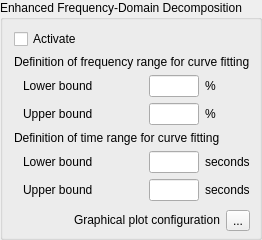
                 <widget class="QGroupBox" name="groupBox_EFDD">
                  <property name="sizePolicy">
                   <sizepolicy hsizetype="Preferred" vsizetype="Minimum">
                    <horstretch>0</horstretch>
                    <verstretch>0</verstretch>
                   </sizepolicy>
                  </property>
                  <property name="minimumSize">
                   <size>
                    <width>250</width>
                    <height>0</height>
                   </size>
                  </property>
                  <property name="title">
                   <string>Enhanced Frequency-Domain Decomposition</string>
                  </property>
                  <layout class="QVBoxLayout" name="verticalLayout_17">
                   <property name="spacing">
                    <number>6</number>
                   </property>
                   <property name="topMargin">
                    <number>9</number>
                   </property>
                   <property name="rightMargin">
                    <number>0</number>
                   </property>
                   <property name="bottomMargin">
                    <number>3</number>
                   </property>
                   <item>
                    <widget class="QCheckBox" name="checkBox_activate_EFDD">
                     <property name="text">
                      <string>Activate</string>
                     </property>
                    </widget>
                   </item>
                   <item>
                    <widget class="QLabel" name="label_curveFittingFrequency_EFDD">
                     <property name="sizePolicy">
                      <sizepolicy hsizetype="Fixed" vsizetype="Fixed">
                       <horstretch>0</horstretch>
                       <verstretch>0</verstretch>
                      </sizepolicy>
                     </property>
                     <property name="minimumSize">
                      <size>
                       <width>120</width>
                       <height>0</height>
                      </size>
                     </property>
                     <property name="toolTip">
                      <string/>
                     </property>
                     <property name="toolTipDuration">
                      <number>0</number>
                     </property>
                     <property name="text">
                      <string>Definition of frequency range for curve fitting</string>
                     </property>
                     <property name="alignment">
                      <set>Qt::AlignJustify|Qt::AlignVCenter</set>
                     </property>
                    </widget>
                   </item>
                   <item>
                    <widget class="QWidget" name="widget_curveFittingFrequencyLowerBound_EFDD" native="true">
                     <property name="sizePolicy">
                      <sizepolicy hsizetype="Fixed" vsizetype="Fixed">
                       <horstretch>0</horstretch>
                       <verstretch>0</verstretch>
                      </sizepolicy>
                     </property>
                     <property name="minimumSize">
                      <size>
                       <width>100</width>
                       <height>0</height>
                      </size>
                     </property>
                     <layout class="QHBoxLayout" name="horizontalLayout_26">
                      <property name="topMargin">
                       <number>0</number>
                      </property>
                      <property name="bottomMargin">
                       <number>0</number>
                      </property>
                      <item>
                       <widget class="QLabel" name="label_curveFittingFrequencyLowerBound_EFDD">
                        <property name="sizePolicy">
                         <sizepolicy hsizetype="Fixed" vsizetype="Fixed">
                          <horstretch>0</horstretch>
                          <verstretch>0</verstretch>
                         </sizepolicy>
                        </property>
                        <property name="minimumSize">
                         <size>
                          <width>120</width>
                          <height>0</height>
                         </size>
                        </property>
                        <property name="toolTip">
                         <string/>
                        </property>
                        <property name="toolTipDuration">
                         <number>0</number>
                        </property>
                        <property name="text">
                         <string>Lower bound</string>
                        </property>
                        <property name="alignment">
                         <set>Qt::AlignJustify|Qt::AlignVCenter</set>
                        </property>
                       </widget>
                      </item>
                      <item alignment="Qt::AlignLeft">
                       <widget class="QLineEdit" name="lineEdit_curveFittingFrequencyLowerBound_EFDD">
                        <property name="enabled">
                         <bool>true</bool>
                        </property>
                        <property name="sizePolicy">
                         <sizepolicy hsizetype="Fixed" vsizetype="Fixed">
                          <horstretch>0</horstretch>
                          <verstretch>0</verstretch>
                         </sizepolicy>
                        </property>
                        <property name="minimumSize">
                         <size>
                          <width>30</width>
                          <height>0</height>
                         </size>
                        </property>
                        <property name="maximumSize">
                         <size>
                          <width>50</width>
                          <height>16777215</height>
                         </size>
                        </property>
                        <property name="toolTip">
                         <string>&lt;html&gt;&lt;head/&gt;&lt;body&gt;&lt;p&gt;Specified in % of the peak frequency&lt;/p&gt;&lt;/body&gt;&lt;/html&gt;</string>
                        </property>
                        <property name="maxLength">
                         <number>8</number>
                        </property>
                       </widget>
                      </item>
                      <item alignment="Qt::AlignLeft">
                       <widget class="QLabel" name="label_curveFittingFrequencyLowerBoundUnits_EFDD">
                        <property name="sizePolicy">
                         <sizepolicy hsizetype="Fixed" vsizetype="Fixed">
                          <horstretch>0</horstretch>
                          <verstretch>0</verstretch>
                         </sizepolicy>
                        </property>
                        <property name="minimumSize">
                         <size>
                          <width>20</width>
                          <height>0</height>
                         </size>
                        </property>
                        <property name="text">
                         <string>%</string>
                        </property>
                       </widget>
                      </item>
                     </layout>
                    </widget>
                   </item>
                   <item>
                    <widget class="QWidget" name="widget_curveFittingFrequencyUpperBound_EFDD" native="true">
                     <property name="sizePolicy">
                      <sizepolicy hsizetype="Fixed" vsizetype="Fixed">
                       <horstretch>0</horstretch>
                       <verstretch>0</verstretch>
                      </sizepolicy>
                     </property>
                     <property name="minimumSize">
                      <size>
                       <width>100</width>
                       <height>0</height>
                      </size>
                     </property>
                     <layout class="QHBoxLayout" name="horizontalLayout_27">
                      <property name="topMargin">
                       <number>0</number>
                      </property>
                      <property name="bottomMargin">
                       <number>0</number>
                      </property>
                      <item>
                       <widget class="QLabel" name="label_curveFittingFrequencyUpperBound_EFDD">
                        <property name="sizePolicy">
                         <sizepolicy hsizetype="Fixed" vsizetype="Fixed">
                          <horstretch>0</horstretch>
                          <verstretch>0</verstretch>
                         </sizepolicy>
                        </property>
                        <property name="minimumSize">
                         <size>
                          <width>120</width>
                          <height>0</height>
                         </size>
                        </property>
                        <property name="text">
                         <string>Upper bound</string>
                        </property>
                        <property name="alignment">
                         <set>Qt::AlignJustify|Qt::AlignVCenter</set>
                        </property>
                       </widget>
                      </item>
                      <item alignment="Qt::AlignLeft">
                       <widget class="QLineEdit" name="lineEdit_curveFittingFrequencyUpperBound_EFDD">
                        <property name="enabled">
                         <bool>true</bool>
                        </property>
                        <property name="sizePolicy">
                         <sizepolicy hsizetype="Fixed" vsizetype="Fixed">
                          <horstretch>0</horstretch>
                          <verstretch>0</verstretch>
                         </sizepolicy>
                        </property>
                        <property name="minimumSize">
                         <size>
                          <width>30</width>
                          <height>0</height>
                         </size>
                        </property>
                        <property name="maximumSize">
                         <size>
                          <width>50</width>
                          <height>16777215</height>
                         </size>
                        </property>
                        <property name="toolTip">
                         <string>&lt;html&gt;&lt;head/&gt;&lt;body&gt;&lt;p&gt;Specified in % of the peak frequency&lt;/p&gt;&lt;/body&gt;&lt;/html&gt;</string>
                        </property>
                        <property name="maxLength">
                         <number>8</number>
                        </property>
                       </widget>
                      </item>
                      <item alignment="Qt::AlignLeft">
                       <widget class="QLabel" name="label_curveFittingFrequencyUpperBoundUnits_EFDD">
                        <property name="sizePolicy">
                         <sizepolicy hsizetype="Fixed" vsizetype="Fixed">
                          <horstretch>0</horstretch>
                          <verstretch>0</verstretch>
                         </sizepolicy>
                        </property>
                        <property name="minimumSize">
                         <size>
                          <width>20</width>
                          <height>0</height>
                         </size>
                        </property>
                        <property name="text">
                         <string>%</string>
                        </property>
                       </widget>
                      </item>
                     </layout>
                    </widget>
                   </item>
                   <item>
                    <widget class="QLabel" name="label_curveFittingTime_EFDD">
                     <property name="sizePolicy">
                      <sizepolicy hsizetype="Fixed" vsizetype="Fixed">
                       <horstretch>0</horstretch>
                       <verstretch>0</verstretch>
                      </sizepolicy>
                     </property>
                     <property name="minimumSize">
                      <size>
                       <width>120</width>
                       <height>0</height>
                      </size>
                     </property>
                     <property name="toolTip">
                      <string/>
                     </property>
                     <property name="toolTipDuration">
                      <number>0</number>
                     </property>
                     <property name="text">
                      <string>Definition of time range for curve fitting</string>
                     </property>
                     <property name="alignment">
                      <set>Qt::AlignJustify|Qt::AlignVCenter</set>
                     </property>
                    </widget>
                   </item>
                   <item>
                    <widget class="QWidget" name="widget_curveFittingTimeLowerBound_EFDD" native="true">
                     <property name="sizePolicy">
                      <sizepolicy hsizetype="Fixed" vsizetype="Fixed">
                       <horstretch>0</horstretch>
                       <verstretch>0</verstretch>
                      </sizepolicy>
                     </property>
                     <property name="minimumSize">
                      <size>
                       <width>100</width>
                       <height>0</height>
                      </size>
                     </property>
                     <layout class="QHBoxLayout" name="horizontalLayout_29">
                      <property name="topMargin">
                       <number>0</number>
                      </property>
                      <property name="bottomMargin">
                       <number>0</number>
                      </property>
                      <item>
                       <widget class="QLabel" name="label_curveFittingTimeLowerBound_EFDD">
                        <property name="sizePolicy">
                         <sizepolicy hsizetype="Fixed" vsizetype="Fixed">
                          <horstretch>0</horstretch>
                          <verstretch>0</verstretch>
                         </sizepolicy>
                        </property>
                        <property name="minimumSize">
                         <size>
                          <width>120</width>
                          <height>0</height>
                         </size>
                        </property>
                        <property name="toolTip">
                         <string/>
                        </property>
                        <property name="toolTipDuration">
                         <number>0</number>
                        </property>
                        <property name="text">
                         <string>Lower bound</string>
                        </property>
                        <property name="alignment">
                         <set>Qt::AlignJustify|Qt::AlignVCenter</set>
                        </property>
                       </widget>
                      </item>
                      <item alignment="Qt::AlignLeft">
                       <widget class="QLineEdit" name="lineEdit_curveFittingTimeLowerBound_EFDD">
                        <property name="enabled">
                         <bool>true</bool>
                        </property>
                        <property name="sizePolicy">
                         <sizepolicy hsizetype="Fixed" vsizetype="Fixed">
                          <horstretch>0</horstretch>
                          <verstretch>0</verstretch>
                         </sizepolicy>
                        </property>
                        <property name="minimumSize">
                         <size>
                          <width>30</width>
                          <height>0</height>
                         </size>
                        </property>
                        <property name="maximumSize">
                         <size>
                          <width>50</width>
                          <height>16777215</height>
                         </size>
                        </property>
                        <property name="maxLength">
                         <number>8</number>
                        </property>
                       </widget>
                      </item>
                      <item alignment="Qt::AlignLeft">
                       <widget class="QLabel" name="label_curveFittingTimeLowerBoundUnits_EFDD">
                        <property name="sizePolicy">
                         <sizepolicy hsizetype="Fixed" vsizetype="Fixed">
                          <horstretch>0</horstretch>
                          <verstretch>0</verstretch>
                         </sizepolicy>
                        </property>
                        <property name="minimumSize">
                         <size>
                          <width>20</width>
                          <height>0</height>
                         </size>
                        </property>
                        <property name="text">
                         <string>seconds</string>
                        </property>
                       </widget>
                      </item>
                     </layout>
                    </widget>
                   </item>
                   <item>
                    <widget class="QWidget" name="widget_curveFittingTimeUpperBound_EFDD" native="true">
                     <property name="sizePolicy">
                      <sizepolicy hsizetype="Fixed" vsizetype="Fixed">
                       <horstretch>0</horstretch>
                       <verstretch>0</verstretch>
                      </sizepolicy>
                     </property>
                     <property name="minimumSize">
                      <size>
                       <width>100</width>
                       <height>0</height>
                      </size>
                     </property>
                     <layout class="QHBoxLayout" name="horizontalLayout_30">
                      <property name="topMargin">
                       <number>0</number>
                      </property>
                      <property name="bottomMargin">
                       <number>0</number>
                      </property>
                      <item>
                       <widget class="QLabel" name="label_curveFittingTimeUpperBound_EFDD">
                        <property name="sizePolicy">
                         <sizepolicy hsizetype="Fixed" vsizetype="Fixed">
                          <horstretch>0</horstretch>
                          <verstretch>0</verstretch>
                         </sizepolicy>
                        </property>
                        <property name="minimumSize">
                         <size>
                          <width>120</width>
                          <height>0</height>
                         </size>
                        </property>
                        <property name="text">
                         <string>Upper bound</string>
                        </property>
                        <property name="alignment">
                         <set>Qt::AlignJustify|Qt::AlignVCenter</set>
                        </property>
                       </widget>
                      </item>
                      <item alignment="Qt::AlignLeft">
                       <widget class="QLineEdit" name="lineEdit_curveFittingTimeUpperBound_EFDD">
                        <property name="enabled">
                         <bool>true</bool>
                        </property>
                        <property name="sizePolicy">
                         <sizepolicy hsizetype="Fixed" vsizetype="Fixed">
                          <horstretch>0</horstretch>
                          <verstretch>0</verstretch>
                         </sizepolicy>
                        </property>
                        <property name="minimumSize">
                         <size>
                          <width>30</width>
                          <height>0</height>
                         </size>
                        </property>
                        <property name="maximumSize">
                         <size>
                          <width>50</width>
                          <height>16777215</height>
                         </size>
                        </property>
                        <property name="maxLength">
                         <number>8</number>
                        </property>
                       </widget>
                      </item>
                      <item alignment="Qt::AlignLeft">
                       <widget class="QLabel" name="label_curveFittingTimeUpperBoundUnits_EFDD">
                        <property name="sizePolicy">
                         <sizepolicy hsizetype="Fixed" vsizetype="Fixed">
                          <horstretch>0</horstretch>
                          <verstretch>0</verstretch>
                         </sizepolicy>
                        </property>
                        <property name="minimumSize">
                         <size>
                          <width>20</width>
                          <height>0</height>
                         </size>
                        </property>
                        <property name="text">
                         <string>seconds</string>
                        </property>
                       </widget>
                      </item>
                     </layout>
                    </widget>
                   </item>
                   <item alignment="Qt::AlignRight">
                    <widget class="QWidget" name="widget_graphicalConfig_EFDD" native="true">
                     <property name="sizePolicy">
                      <sizepolicy hsizetype="Fixed" vsizetype="Fixed">
                       <horstretch>0</horstretch>
                       <verstretch>0</verstretch>
                      </sizepolicy>
                     </property>
                     <property name="minimumSize">
                      <size>
                       <width>100</width>
                       <height>0</height>
                      </size>
                     </property>
                     <layout class="QHBoxLayout" name="horizontalLayout_47">
                      <property name="topMargin">
                       <number>3</number>
                      </property>
                      <property name="bottomMargin">
                       <number>3</number>
                      </property>
                      <item>
                       <widget class="QLabel" name="label_graphicalConfig_EFDD">
                        <property name="sizePolicy">
                         <sizepolicy hsizetype="Fixed" vsizetype="Fixed">
                          <horstretch>0</horstretch>
                          <verstretch>0</verstretch>
                         </sizepolicy>
                        </property>
                        <property name="minimumSize">
                         <size>
                          <width>120</width>
                          <height>0</height>
                         </size>
                        </property>
                        <property name="toolTip">
                         <string/>
                        </property>
                        <property name="toolTipDuration">
                         <number>0</number>
                        </property>
                        <property name="text">
                         <string>Graphical plot configuration</string>
                        </property>
                        <property name="alignment">
                         <set>Qt::AlignJustify|Qt::AlignVCenter</set>
                        </property>
                       </widget>
                      </item>
                      <item>
                       <widget class="QToolButton" name="toolButton_graphicalConfig_EFDD">
                        <property name="text">
                         <string>...</string>
                        </property>
                       </widget>
                      </item>
                     </layout>
                    </widget>
                   </item>
                  </layout>
                 </widget>
